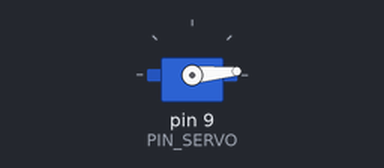
A sketch run on a simulated Arduino Uno, built with avr-gcc and run on an emulated ATmega328P. Parts: servo.

Above: at 1.05 s.
At 1.95 s:
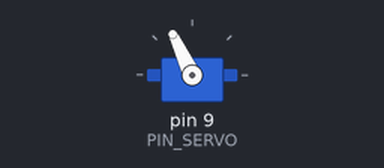
At 2.9 s:
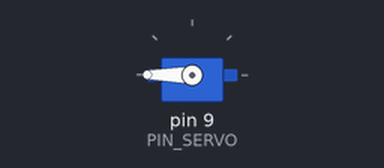
At 4.8 s:
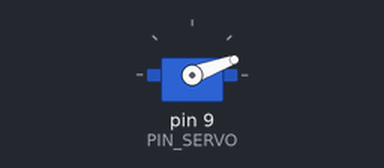
Timing chart, 0 to 7.5 s (numbered marks = the images above):
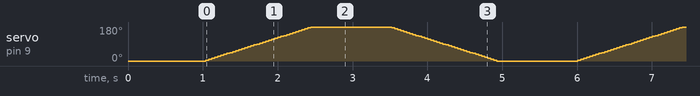

The sketch:

servo_test.ino
```cpp
// Standalone servo test (no Bridge, no Python). Sweeps 0 -> 180 -> 0 slowly.
// Servo signal on D9. Servo power comes from its OWN 5 V pack, with GND shared to the UNO Q.
#include <Servo.h>

// ---- config (keep in sync with config.py) ----
const int PIN_SERVO = 9;
const int PULSE_MIN_US = 500;    // MG995 range; if it doesn't reach the ends, widen these
const int PULSE_MAX_US = 2500;
const int LOCKED_ANGLE = 0;
const int OPEN_ANGLE = 180;

Servo servo;

void setup() {
  servo.attach(PIN_SERVO, PULSE_MIN_US, PULSE_MAX_US);
  servo.write(LOCKED_ANGLE);
  delay(1000);
}

void loop() {
  for (int a = LOCKED_ANGLE; a <= OPEN_ANGLE; a += 5) { servo.write(a); delay(40); }
  delay(1000);
  for (int a = OPEN_ANGLE; a >= LOCKED_ANGLE; a -= 5) { servo.write(a); delay(40); }
  delay(1000);
}
```
